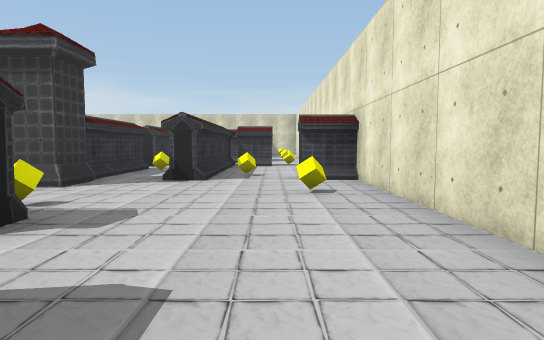
view 1 (above)

21 first-person views from a walk through a Unity game level. The camera is 1.2 m above the floor, tilts 4° down and sees 75° across. The floor is counted in squares, 2 m on a side. Each view is taken from the middle of a square. On the plan, view 1 faces up. The plan holds only what a view shows up to about 10 squares ahead; the rest is blank. Some surface patterns are stand-ins.

view 2
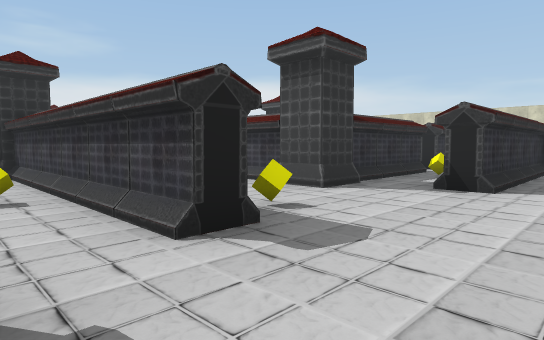

view 3
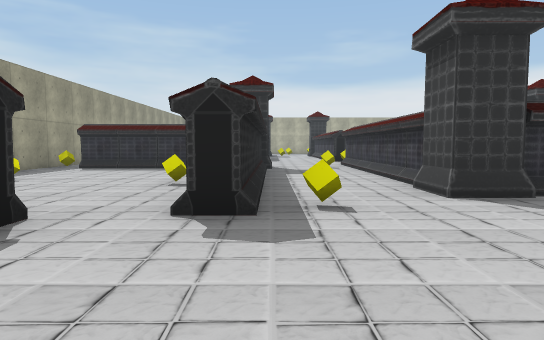

view 4
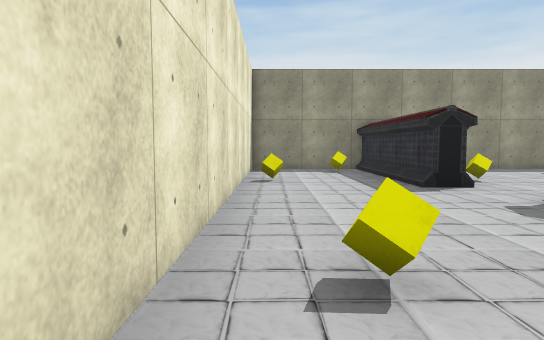

view 5
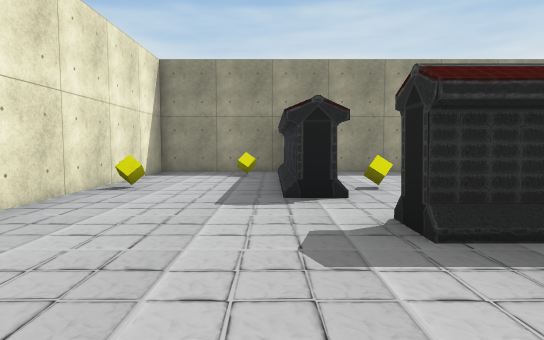

view 6
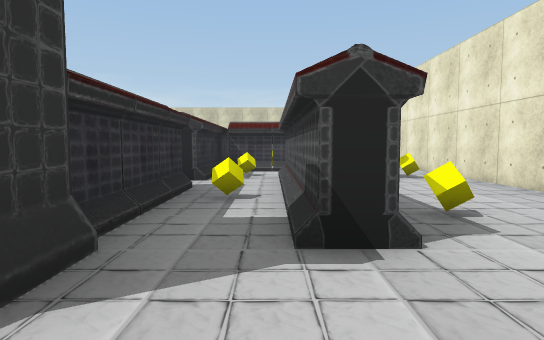

view 7
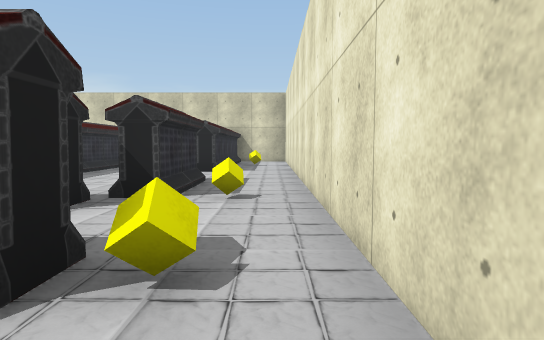

view 8
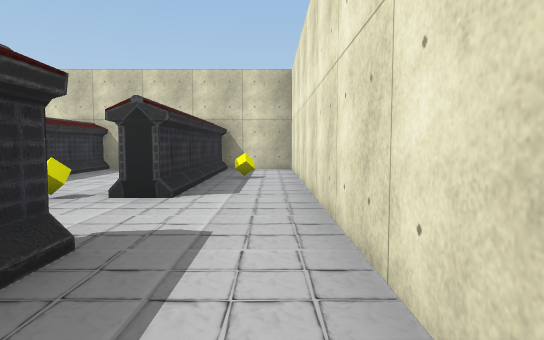

view 9
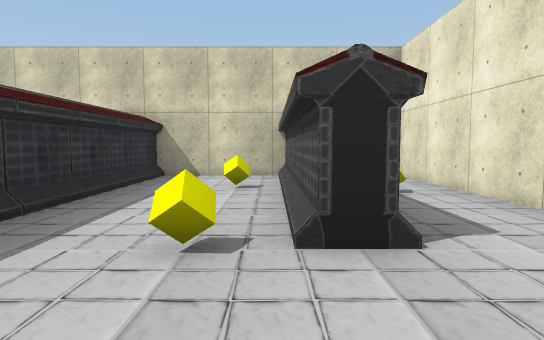

view 10
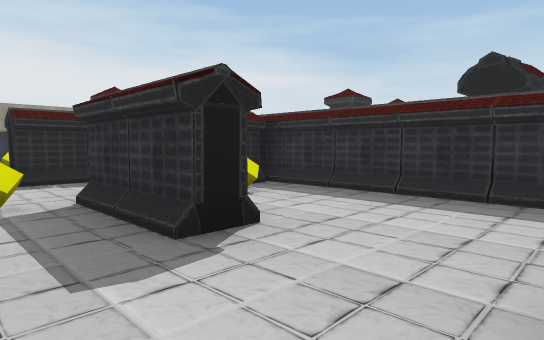

view 11
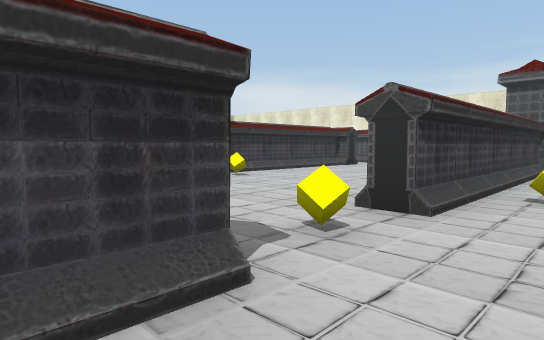

view 12
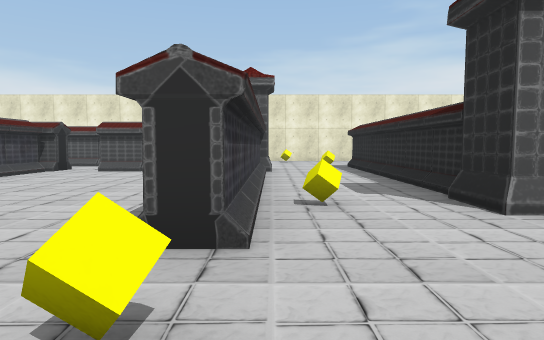

view 13
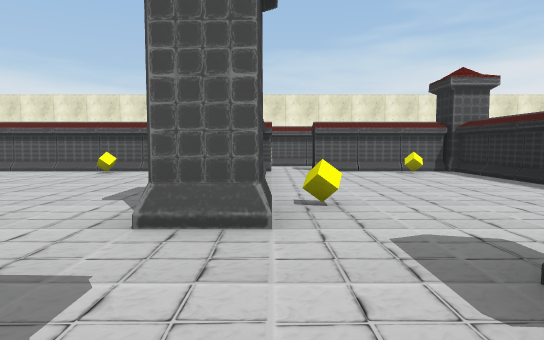

view 14
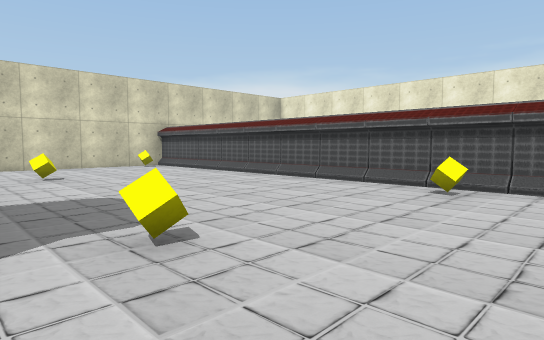

view 15
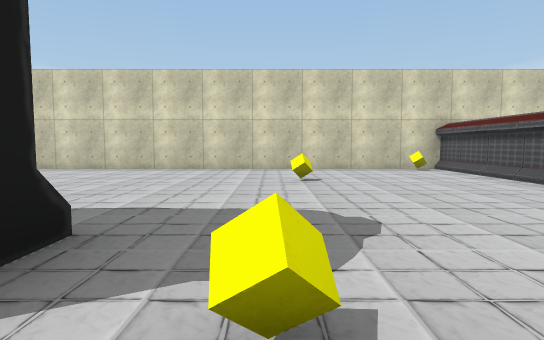

view 16
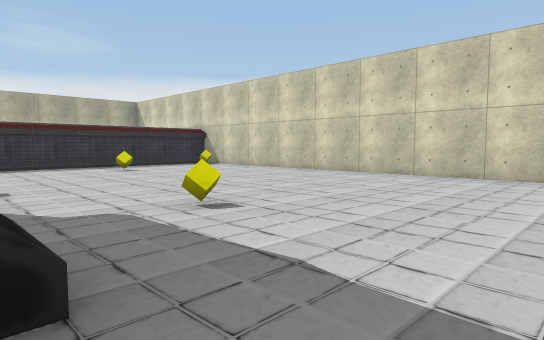

view 17
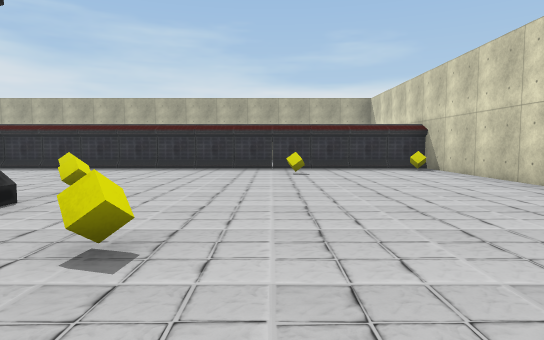

view 18
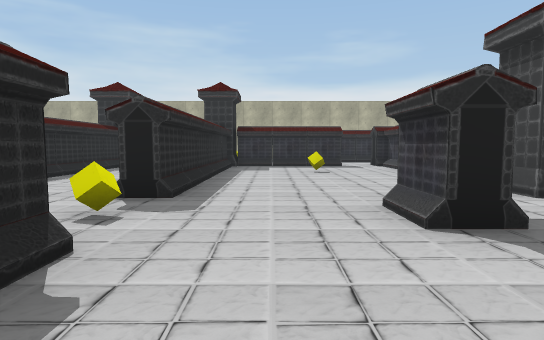

view 19
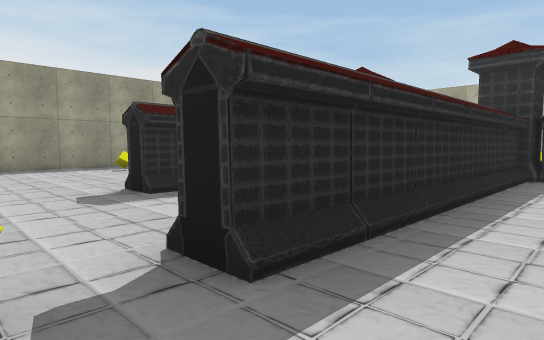

view 20
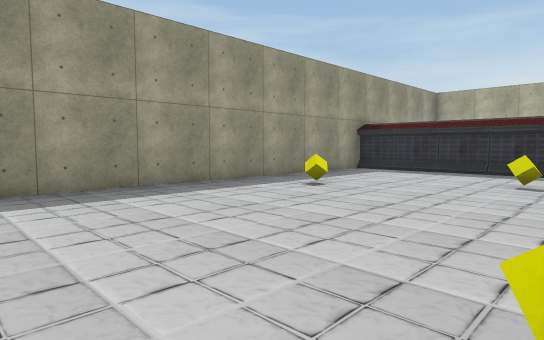

view 21
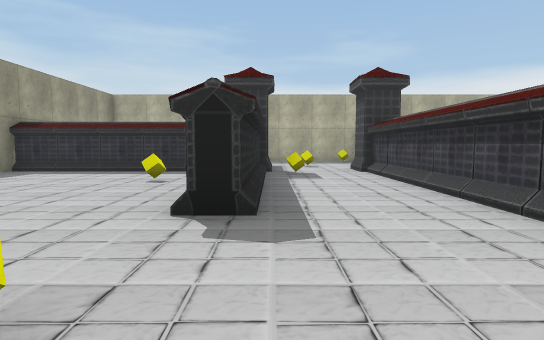

### Floor plan
Key: @ floor where view 1 was taken; # wall or solid block; x gap in a wall; . floor; / step, stairs or slope; C column; Y yellow cube; O other object.
Columns run from 20 left of view 1 to 2 right of it. Each row starts with its distance up from view 1.
 22   #####################
 21   #Y............Y#..#.#
 20   #............./#Y.#.#
 19   #.........Y.../#..#Y#
 18   #.Y.........../#..#.#
 17   #......Y....../#Y...#
 16   #............./#....#
 15   #....YO O...../#..#.#
 14   #.O.. O O.Y.../#Y.#.#
 13   #...     .....Y####.#
 12   #.      .......#//..#
 11   ##    C..C######/##.#
 10   x..   ...Y/////x/#.Y#
  9   x............./#/#..#
  8    .Y....#....../#/#..
  7    ............Y/#/#.##
  6  ########Y.#######//..#
  5 .C///////........C....#
  4 O.Y.........Y....Y...Y#
  3  #######...########...#
  2   C......Y. #...///...#
  1   #.Y...... #...Y./#..#
  0   #........ #....Y/#@Y#
 -1   #........ #..O../#..#
 -2   #...Y....Yx...../#..#
 -3   #####################

Where each view was taken, in squares from view 1:
view 1: 0 up, 0 right, facing up
view 2: 1 up, 0 right, facing up-left
view 3: 3 up, 1 right, facing left
view 4: 6 up, 1 right, facing down
view 5: 5 up, 1 left, facing down
view 6: 4 up, 2 left, facing up
view 7: 9 up, 1 right, facing up
view 8: 13 up, 1 right, facing up
view 9: 15 up, 1 left, facing up
view 10: 17 up, 1 right, facing down-left
view 11: 4 up, 13 left, facing up-right
view 12: 5 up, 12 left, facing right
view 13: 10 up, 12 left, facing right
view 14: 12 up, 9 left, facing up-right
view 15: 13 up, 8 left, facing up
view 16: 15 up, 8 left, facing up-left
view 17: 18 up, 9 left, facing left
view 18: 7 up, 8 left, facing left
view 19: 7 up, 11 left, facing down-left
view 20: 2 up, 10 left, facing down-left
view 21: 3 up, 10 left, facing left
